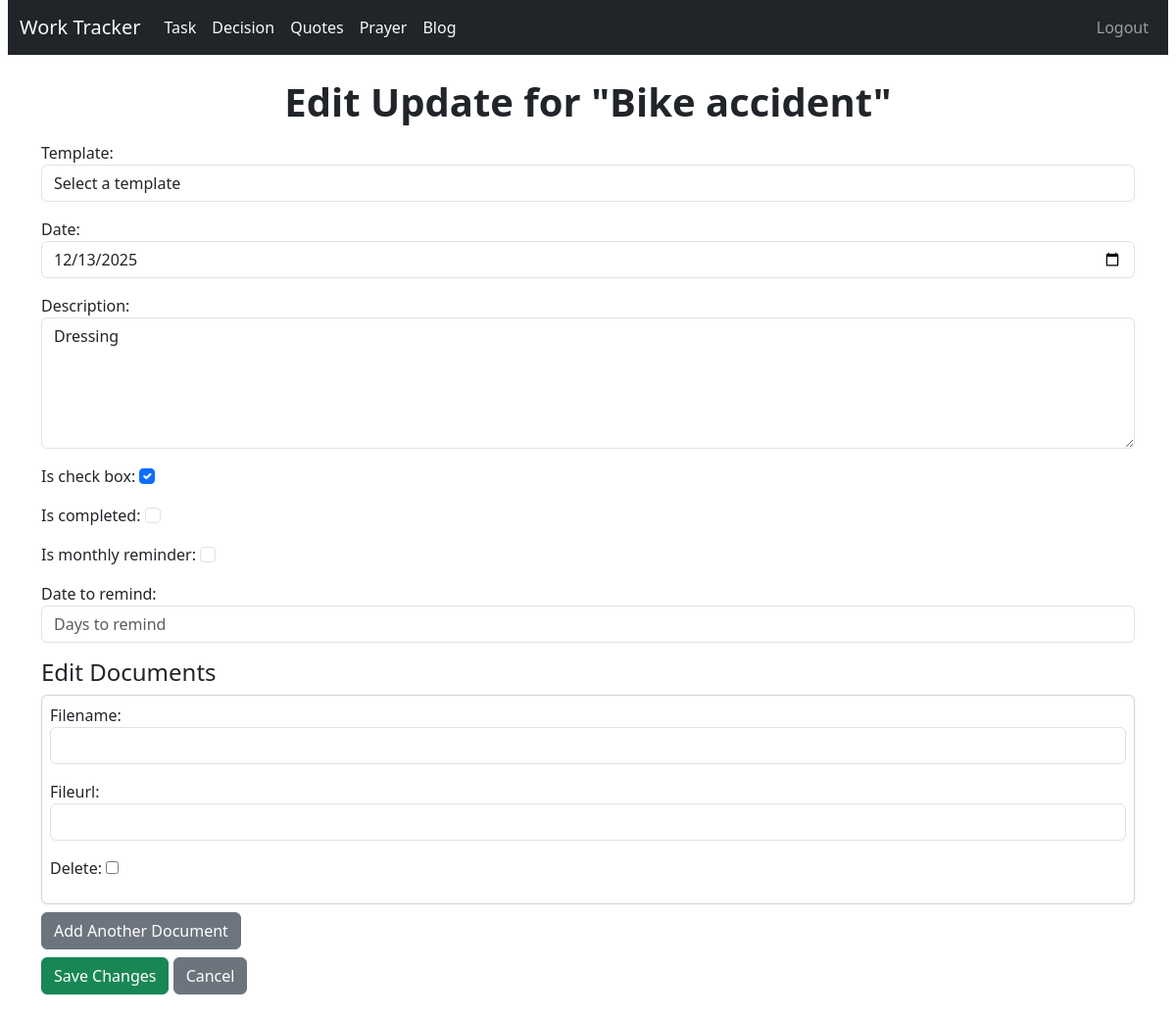
The page /update/177/edit/ (signed in) on the database as committed earlier.
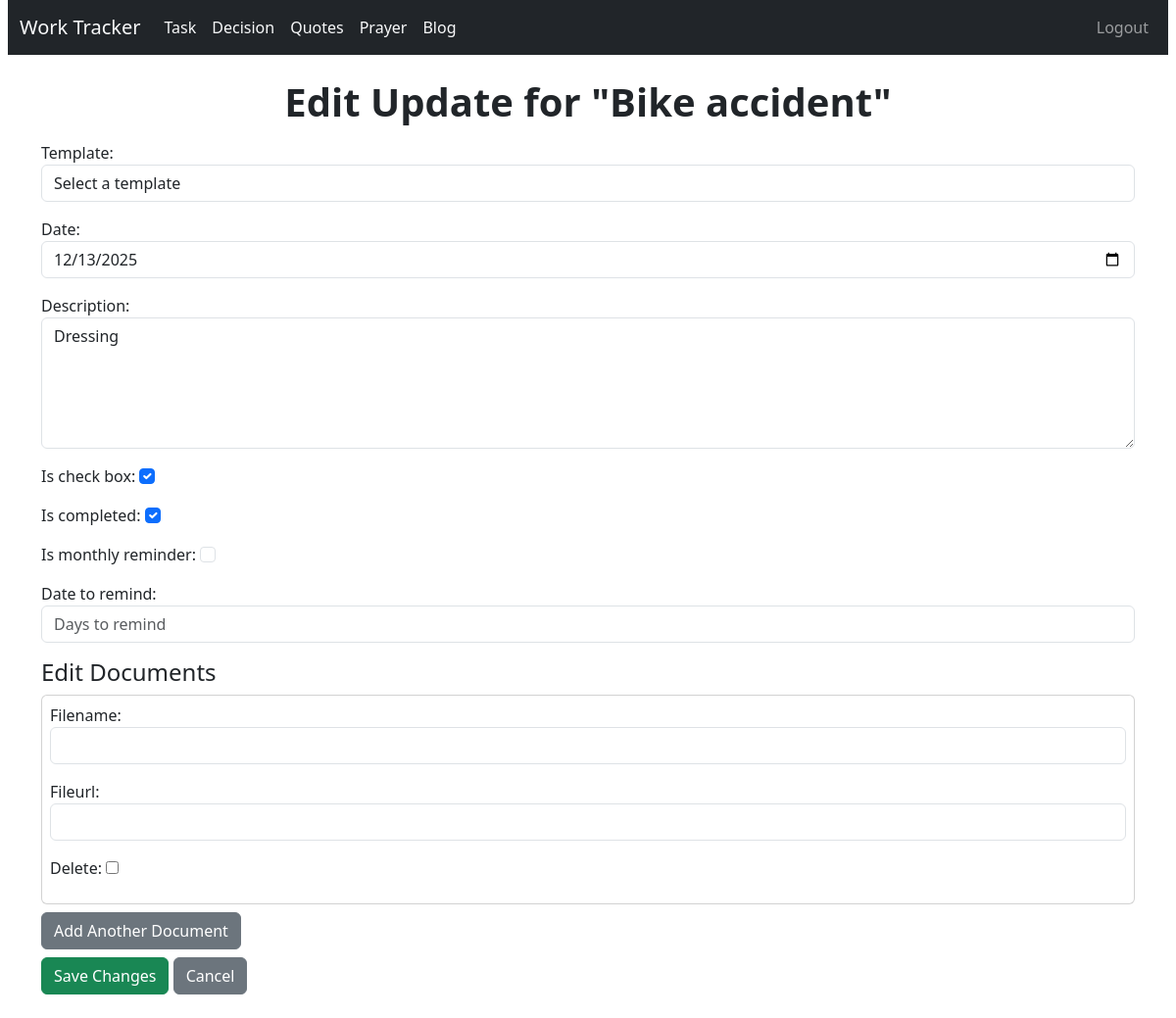
The same page on the database as committed later.
### tracker/models.py (models this page shows, shortened)
class Update(models.Model):
    task = models.ForeignKey(Task, on_delete=models.CASCADE, related_name='updates')
    date = models.DateField(default=timezone.now, null=True, blank=True)
    description = models.TextField()
    is_check_box = models.BooleanField(default=False)
    is_completed = models.BooleanField(default=False)
    is_monthly_reminder = models.BooleanField(default=False)
    date_to_remind = models.IntegerField(null=True, blank=True)

class Task(models.Model):
    STATUS_CHOICES = [
        ('Opened', 'Opened'),
        ('InProgress', 'In Progress'),
        ('Completed', 'Completed'),
    ]
    name = models.CharField(max_length=200)
    status = models.CharField(max_length=20, choices=STATUS_CHOICES, default='Opened')
    task_type = models.ForeignKey(TaskType, on_delete=models.CASCADE)
    started_date = models.DateField(default=timezone.now, null=True, blank=True)
    created_date = models.DateField(auto_now_add=True)
    updated_date = models.DateField(auto_now=True)
    completed_date = models.DateField(null=True, blank=True)
    target_date = models.DateField(default=timezone.now, null=True, blank=True)
    is_bookmark = models.BooleanField(default=False)
    is_private = models.BooleanField(default=False)
    is_hold = models.BooleanField(default=False)

### tracker/views.py (the view, shortened to what this page needs)
# urls.py: path('update/<int:pk>/edit/', views.UpdateEditView.as_view(), name='update_edit'),
class UpdateEditView(LoginRequiredMixin, View):
    def get(self, request, pk):
        update = get_object_or_404(Update, pk=pk)
        form = UpdateForm(instance=update)
        formset = DocumentFormSet(queryset=update.documents.all())
        return render(request, 'tracker/update_form.html', {
            'form': form,
            'formset': formset,
            'update': update,
        })

### tracker/forms.py
class UpdateForm(forms.ModelForm):
    template = forms.ModelChoiceField(
        queryset=UpdateTemplate.objects.all().order_by('name'),
        required=False,
        empty_label="Select a template",
        widget=forms.Select(attrs={'class': 'form-control'}),
        label="Template"
    )
    class Meta:
        model = Update
        fields = ['template', 'date', 'description', 'is_check_box', 'is_completed', 'is_monthly_reminder', 'date_to_remind']
        widgets = {
            'date': forms.DateInput(attrs={'class': 'form-control', 'type': 'date'}),
            'description': forms.Textarea(attrs={'class': 'form-control', 'rows': 5}),
            'is_check_box': forms.CheckboxInput(attrs={'class': 'form-check-input'}),
            'is_completed': forms.CheckboxInput(attrs={'class': 'form-check-input'}),
            'is_monthly_reminder': forms.CheckboxInput(attrs={'class': 'form-check-input'}),
            'date_to_remind': forms.NumberInput(attrs={
                'class': 'form-control',
                'placeholder': 'Days to remind',
                'min': 1,
                'max': 31,
                'step': 1
            }),
        }

### templates/tracker/update_form.html (shortened to what this page needs)
{% extends 'base.html' %}
{% load static %}
{% block content %}
<h1>Edit Update for "{{ update.task.name }}"</h1>
<form method="POST">
  {{ form.as_p }}
  <h4>Edit Documents</h4>
  <div id="formset">
    {% for form in formset %}
      <div class="card mb-2 p-2">
        {{ form.as_p }}
      </div>
    {% endfor %}
  </div>
  <button type="button" class="btn btn-secondary mb-2" id="add-more">Add Another Document</button>
  <br>
  <button type="submit" class="btn btn-success">Save Changes</button>
  <a href="{% url 'tracker:update_list' update.task.id %}" class="btn btn-secondary">Cancel</a>
</form>
{% endblock %}

Rows that differ between the two databases and show on the page:
changed Update "Dressing": is_completed "☐" → "☑"
